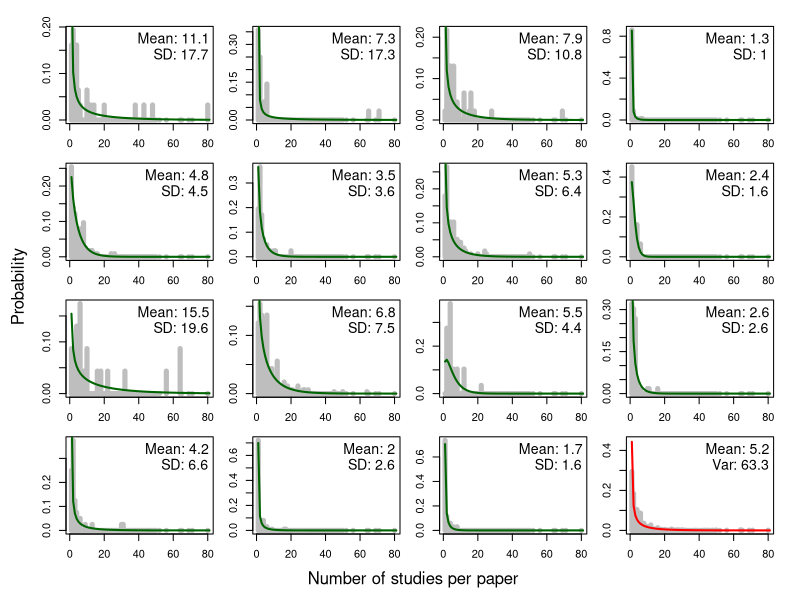
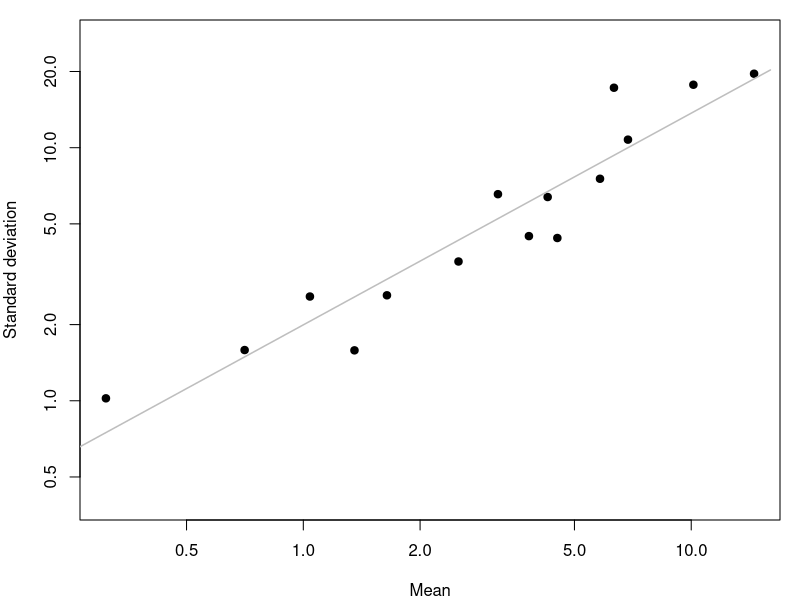

Source code (R) for these figures, in order:
#Distribution of number of studies per paper in meta-analysis#
data = read.csv(file="StudyNo_Distribution.csv", header=T)

mu.study = array()
var.study = array()
size.study = array()
#Negative binomial distribution fitted for each meta-analysis data#
quartz(w=8,h=8)
par(mfrow=c(4,4), mar=c(2,2,1,1), oma=c(3,3,1,1))
for(i in 2:dim(data)[2]){
	study.num.raw = rep(data$No_studies, data[,i])
	mu.study[i] = mean(study.num.raw)-1
	var.study[i] = var(study.num.raw)
	size.study[i] = mu.study[i]^2/(var.study[i]-mu.study[i])
	empirical.prob = data[,i]/sum(data[,i])
	plot(empirical.prob~data$No_studies, type="h", lwd=5, col="gray")
	fitted.prob = dnbinom(x=0:80, size=size.study[i], mu=mu.study[i])
	lines(fitted.prob~c(1:81), pch=19, col="darkgreen", lwd=2)
	mtext(text=paste0("Mean: ",round(mu.study[i]+1,1)),side=3, line=-1.5, cex=0.85, adj=0.95)
	mtext(text=paste0("SD: ", round(sqrt(var.study[i]),1)), side=3, line=-2.7, cex=0.85, adj=0.95)
	
}
mtext("Number of studies per paper", outer=T, side=1, line=1)
mtext("Probability", side=2, outer=T, line=1)

#Distribution of number of papers combining all meta-analysis#
count.total = rowSums(data[,-1])
study.num.raw.all = rep(data$No_studies, count.total)

#Using the mean and size parameterization of negative binomial distribution#
#variance=mean+mean^2/size#
mu.study.all = mean(study.num.raw.all)-1
var.study.all = var(study.num.raw.all)
size.study.all = mu.study.all^2/(var.study.all-mu.study.all)

#Number of papers per meta-analysis#
mean(colSums(data)[-1])
median(colSums(data)[-1])

#Plot empirical and fitted distribution of number of studies per paper#
empirical.prob = count.total/sum(count.total)
plot(empirical.prob~data$No_studies, xlab="Number of studies per paper", ylab="Probability", type="h", lwd=5, ylim=c(0,0.45), col="gray")
fitted.prob = dnbinom(x=0:80, size=size.study.all, mu=mu.study.all)
lines(fitted.prob~c(1:81), pch=19, col="red", lwd=2)
mtext(text=paste0("Mean: ",round(mu.study.all+1,1)),side=3, line=-1.5, cex=0.85, adj=0.95)
mtext(text=paste0("Var: ", round(var.study.all,1)), side=3, line=-2.7, cex=0.85, adj=0.95)
#legend("topright", legend=c("Observed","fitted"), lty=c(1,1), lwd=c(5,5), col=c("gray","darkgreen"), bty="n")

#Relationship between mean and variance of number of studies per paper#

#Mean and variance of number of studies used in simulation#
mod = lm(I(log(var.study))~I(log(mu.study)))
mod.pred = predict(mod, level=0.95, interval="p", newdata=data.frame(mu.study=c(0.5,4.5,14.5)))
var.pred = exp(c(mod.pred[,1]))
mu.pred = c(0.5,4.5,14.5)
size.pred = mu.pred^2/(var.pred-mu.pred)

#Print the mean and standard deviation of number of studies per paper based on linear regression#
mu.pred
sqrt(var.pred)
size.pred


quartz(w=4,h=4)
par(mfrow=c(1,1), mar=c(4,4,1,1), oma=c(0,0,0,0))
plot(I(mu.study), I(sqrt(var.study)), xlab="Mean", ylab="Standard deviation",log="xy", ylim=c(0.4,27), pch=19)
pred.ci = predict(mod, level=0.95, interval="p", newdata=data.frame(mu.study=seq(0.1,16,0.1)))
#lines(sqrt(exp(pred.ci[,3]))~seq(0.1,16,0.1), lty=2, col="grey", lwd=1.5)
#lines(sqrt(exp(pred.ci[,2]))~seq(.1,16,0.1), lty=2, col="grey", lwd=1.5)
lines(sqrt(exp(pred.ci[,1]))~seq(.1,16,0.1), lty=1, col="grey", lwd=1.5)
